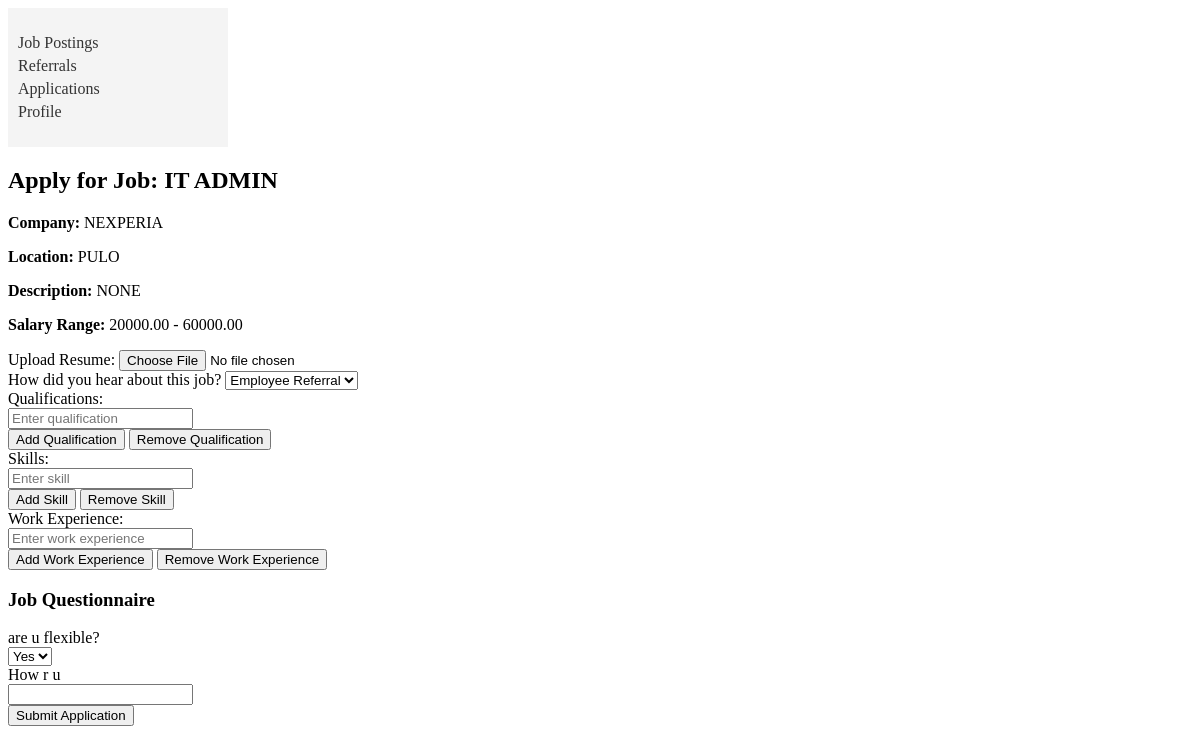
The app's page /applicant/apply_job.php?job_id=17 (signed in) with its own data.
### tables this page shows
CREATE TABLE `job_postings` (
  `job_id` int(11) NOT NULL,
  `job_title` varchar(100) NOT NULL,
  `company` varchar(255) NOT NULL,
  `location` varchar(255) DEFAULT NULL,
  `min_salary` decimal(10,2) DEFAULT NULL,
  `max_salary` decimal(10,2) DEFAULT NULL,
  `description` text DEFAULT NULL,
  `openings` int(11) DEFAULT NULL,
  `created_by` int(11) DEFAULT NULL,
  `deadline` date NOT NULL,
  `status` enum('DRAFT','ACTIVE','ARCHIVED') DEFAULT 'DRAFT',
  `filled_date` datetime DEFAULT NULL,
  `created_at` datetime NOT NULL DEFAULT current_timestamp(),
  `has_questionnaire` tinyint(1) DEFAULT 0
);

CREATE TABLE `questionnaire_template` (
  `question_id` int(11) NOT NULL,
  `job_id` int(11) NOT NULL,
  `question_text` text NOT NULL,
  `is_required` tinyint(1) DEFAULT 1,
  `question_type` enum('TEXT','YES_NO') DEFAULT 'TEXT',
  `is_dealbreaker` tinyint(1) DEFAULT 0,
  `correct_answer` varchar(255) DEFAULT NULL
);

### applicant/apply_job.php (the view, shortened to what this page needs)
<?php
include '../db.php';
include 'sidebar.php';
$job_id = (int)$_GET['job_id'];
$job_sql = "SELECT * FROM job_postings WHERE job_id = ?";
$job_stmt = $conn->prepare($job_sql);
$job_stmt->bind_param("i", $job_id);
$job_stmt->execute();
$job_result = $job_stmt->get_result();
$job = $job_result->fetch_assoc();
$question_sql = "SELECT * FROM questionnaire_template WHERE job_id = ?";
$question_stmt = $conn->prepare($question_sql);
$question_stmt->bind_param("i", $job_id);
$question_stmt->execute();
$question_result = $question_stmt->get_result();
?>
<!DOCTYPE html>
<html lang="en">
<head>
</head>
<body>
    <h2>Apply for Job: <?php echo htmlspecialchars($job['job_title']); ?></h2>
    <p><strong>Company:</strong> <?php echo htmlspecialchars($job['company']); ?></p>
    <p><strong>Location:</strong> <?php echo htmlspecialchars($job['location']); ?></p>
    <p><strong>Description:</strong> <?php echo nl2br(htmlspecialchars($job['description'])); ?></p>
    <p><strong>Salary Range:</strong> <?php echo htmlspecialchars($job['min_salary']); ?> - <?php echo htmlspecialchars($job['max_salary']); ?></p>
    <form action="apply_job.php?job_id=<?php echo $job_id; ?>" method="POST" enctype="multipart/form-data">
        <label for="resume">Upload Resume:</label>
        <input type="file" name="resume" id="resume" required accept=".pdf,.doc,.docx"><br>
        <label for="referral_source">How did you hear about this job?</label>
        <select name="referral_source" id="referral_source" required>
            <option value="referral_applicants">Employee Referral</option>
        </select><br>
        <label for="qualifications">Qualifications:</label>
        <div id="qualifications-container">
            <input type="text" name="qualifications[]" placeholder="Enter qualification"><br>
        </div>
        <button type="button" onclick="addField('qualifications')">Add Qualification</button>
        <button type="button" onclick="removeField('qualifications')">Remove Qualification</button><br>
        <label for="skills">Skills:</label>
        <div id="skills-container">
            <input type="text" name="skills[]" placeholder="Enter skill"><br>
        </div>
        <button type="button" onclick="addField('skills')">Add Skill</button>
        <button type="button" onclick="removeField('skills')">Remove Skill</button><br>
        <label for="work_experience">Work Experience:</label>
        <div id="work_experience-container">
            <input type="text" name="work_experience[]" placeholder="Enter work experience"><br>
        </div>
        <button type="button" onclick="addField('work_experience')">Add Work Experience</button>
        <button type="button" onclick="removeField('work_experience')">Remove Work Experience</button><br>
        <?php if ($question_result->num_rows > 0): ?>
            <h3>Job Questionnaire</h3>
            <?php while ($question = $question_result->fetch_assoc()): ?>
                <label><?php echo htmlspecialchars($question['question_text']); ?></label><br>
                <?php if ($question['question_type'] === 'TEXT'): ?>
                    <input type="text" name="answers[<?php echo $question['question_id']; ?>]" required><br>
                <?php elseif ($question['question_type'] === 'YES_NO'): ?>
                    <select name="answers[<?php echo $question['question_id']; ?>]" required>
                        <option value="YES">Yes</option>
                    </select><br>
                <?php endif; ?>
            <?php endwhile; ?>
        <?php endif; ?>
        <button type="submit">Submit Application</button>
    </form>
</body>
</html>

### records on screen
job_postings: job_title "IT ADMIN", company "NEXPERIA", location "PULO", description "NONE", min_salary "20000.00", max_salary "60000.00"
questionnaire_template: question_text "are u flexible?", question_id "Yes"
questionnaire_template: question_text "How r u"
